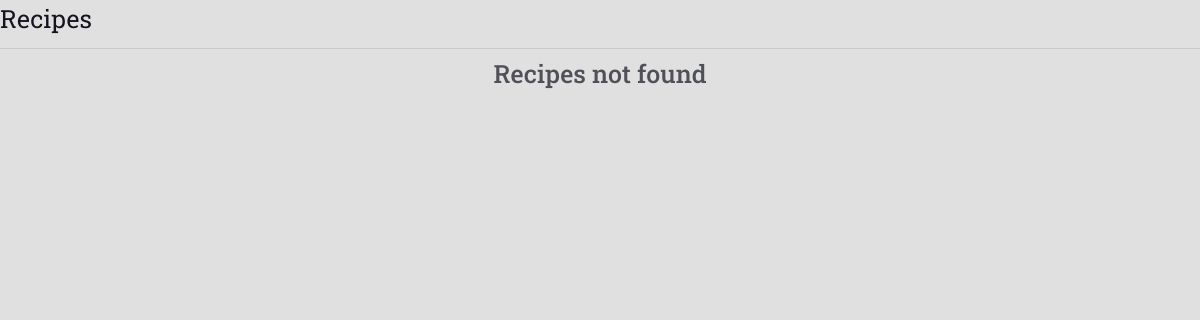
Page /authors/dashboard/ (signed in) on the earlier database version.
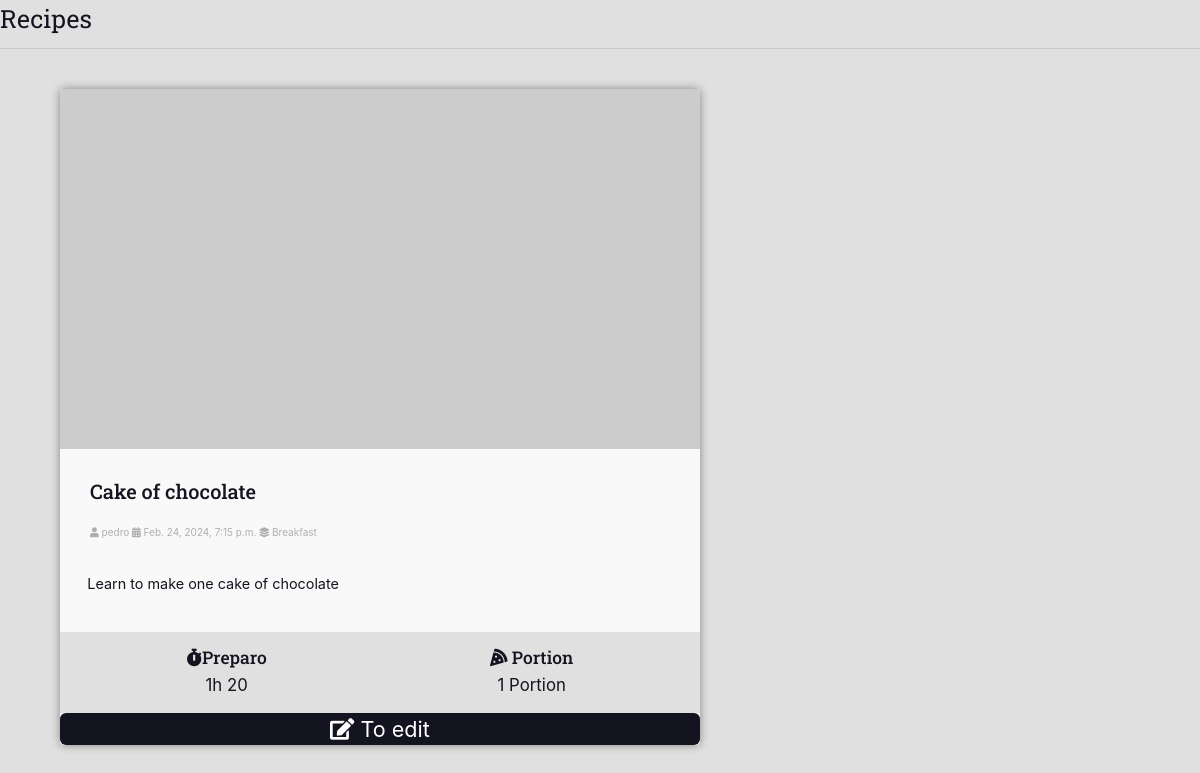
Same page on the later database version.
### receps/models.py (models this page shows, shortened)
class Recipes(models.Model):
    title = models.CharField(max_length=42)
    date = models.DateTimeField(auto_now_add=True)
    category = models.ForeignKey(Categories, on_delete=models.DO_NOTHING)
    portions = models.PositiveIntegerField()
    user = models.ForeignKey(User, models.DO_NOTHING)
    description = models.TextField()
    time = models.CharField(max_length=8)
    slug = models.SlugField(unique=True)
    update = models.DateTimeField(auto_now=True)
    is_published = models.BooleanField(default=True)

class Categories(models.Model):
    name = models.CharField(null=True, blank=True, max_length=38, unique=True)
    icon = models.CharField(default="fas fa-utensils",null=True, blank=True, max_length=100)

### authors/views/authors_crud.py (the view)
# urls.py: path('dashboard/', views.AuthorsDashboard.as_view(), name='dashboard'),
@method_decorator(login_required(login_url='auth:login'), name='dispatch')
class AuthorsDashboard(RecipesListView):
    template_name = 'pages/dashboard.html'
    ordering = ["-id"]
    def get_queryset(self, *args, **kwargs):
        qs = super().get_queryset(*args, **kwargs)
        qs = qs.filter(is_published=False, user_id=self.request.user)
        return qs

### receps/utils/pagination.py (called while the page is built)
def make_pagination_range(page_range, current_page, segment_size=4):
    total_pages = len(page_range)
    middle_page = current_page
    segment_start = max(1, middle_page - segment_size // 2)
    segment_end = min(total_pages + 1, segment_start + segment_size)
    pagination = page_range[segment_start - 1:segment_end - 1]
    return {
        'pagination': pagination,
        'page_range': page_range,
        'qty_pages': total_pages,
        'current_page': current_page,
        'total_pages': total_pages,
        'segment_start': segment_start,
        'segment_end': segment_end,
        'first_page_out_of_range': segment_start > 1,
        'last_page_out_of_range': segment_end < total_pages + 1,
    }

def make_pagination(request, query_set, perpage, qty_pages):
    try:
        current_page = int(request.GET.get('page', 1))
    except ValueError:
        current_page = 1
    paginator = Paginator(query_set, perpage)
    page_obj = paginator.get_page(current_page)
    pages = make_pagination_range(
        page_range=paginator.page_range,
        segment_size = 4,
        current_page=current_page
    )
    return page_obj, pages

### authors/templates/pages/dashboard.html (shortened to what this page needs)
{% extends 'extension.html' %}
{% block 'head' %}
  {% load static %}
  <link rel="stylesheet" href="{% static 'css/header_min.css' %}">
  <link rel="stylesheet" href="{% static 'css/dashboard.css' %}">
  <link rel="stylesheet" href="{% static 'css/recipes.css' %}">
{% endblock %}
{% block 'body' %}
  {% include 'global/partials/header_min.html'%}
  {% if recipes %}
  {% for recipe in recipes %}
    {% include '../partials/recipe_dashboard.html' %}
  {% endfor %}
  {% else %}
    <div class="recipes-not-found">
      <h1>Recipes not found</h1>
    </div>
  {% endif %}
{% endblock %}

### authors/templates/partials/recipe_dashboard.html (shortened to what this page needs)
{% load i18n %}
<div class="main-container">
    <div class="main-content main-content-list container">
        <div class="recipe recipe-list-item">
            <div class="recipe-cover">
                <img src="https://via.placeholder.com/1280x720.png/000">
            </div>
            <div class="recipe-title-container">
                <h2>{{recipe.title}}</h2>
            </div>
            <div class="recipe-author">
                <a href="{% url 'authors:profile' username=recipe.user.username %}" class="author-item">
                    <i class="fas fa-user"></i>
                    {{recipe.user.username}}
                <span class="author-item">
                    <i class="fas fa-calendar-alt"></i>
                    {{recipe.date}}
                </span>
                <a class="author-item" href="{% url 'recipes:category' name=recipe.category.name %}">
                    <i class="fas fa-layer-group"></i>
                    {{recipe.category.name}}
                </a>
            </div>
            <div class="recipe-content">
                <p>{{ recipe.description|slice:":40" }}{% if recipe.description|length > 40 %}...{% endif %}</p>
            </div>
            <div class="recipe-meta-container">
                <div class="recipe-meta recipe-preparation">
                    <h3 class="recipe-meta-title"><i class="fas fa-stopwatch"></i>Preparo</h3>
                    <div class="recipe-meta-text">
                        {{recipe.time}}
                    </div>
                </div>
                <div class="recipe-meta recipe-servings">
                    <h3 class="recipe-meta-title">
                        <i class="fas fa-pizza-slice"></i>
                        {% translate 'Portion' %}
                    </h3>
                    <div class="recipe-meta-text">
                    {% if recipe.portions < 2%}
                    {{recipe.portions}} {% translate 'Portion' %}
                    {% endif %}
                    </div>
                </div>
            </div>
            <footer class="recipe-footer">
                <a class="recipe-read-more button button-dark button-full-width" href="{% url 'authors:edit' id=recipe.id %}">
                    <i class="fas fa-edit"></i>
                    <span>{% translate 'To edit' %}</span>
                </a>
            </footer>
        </div>
    </div>
</div>

Differences in the rows shown:
added Recipes: title "Cake of chocolate", user.username "pedro", date "Feb. 24, 2024, 7:15 p.m.", category.name "Breakfast", description "Learn to make one cake of chocolate", time "1h 20", portions "1"
Other differences:
text no longer shown: "Recipes not found"
